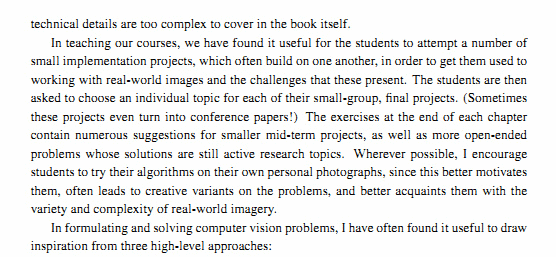
//> input picture assets/imageTextN.png, 556 x 257 px
$ ./test_bb ../assets/imageTextN.png   (built with g++ and OpenCV 4)
//> lines starting //> are read from the running program, lines starting //| are printed output that depends on the picture; after the words box and inside, x2 and y2 are one past the last pixel; in counts of white or black regions, pixels touching at a corner belong together
#include "opencv2/core/core.hpp"
#include "opencv2/imgproc/imgproc.hpp"
#include "opencv2/imgcodecs.hpp"
#include "opencv2/highgui/highgui.hpp"
#include <iostream>
#include <cmath>

using namespace cv;

Mat rotate(Mat src, double angle)
{
    Mat dst;
    Point2f pt(src.cols/2., src.rows/2.);
    Mat r = getRotationMatrix2D(pt, angle, 1.0);
    warpAffine(src, dst, r, Size(src.cols, src.rows));
    return dst;
}

int main(int argc, char ** argv)
{
  const char* filename;
  if (argc > 1)
    filename = argv[1];
  else
    std::cout << "Usage: ./test_dft <filename>" << std::endl;

  Mat I = imread(filename, IMREAD_GRAYSCALE);
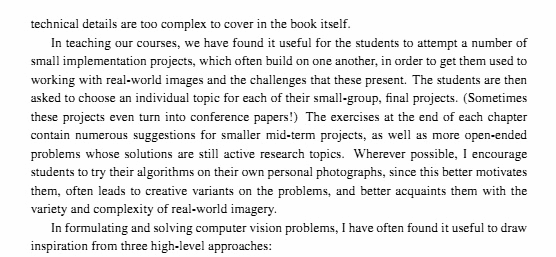
//> I: 257 rows x 556 cols, CV_8UC1; min 1, max 254, mean 232.6

  if(I.empty())
    return -1;

  Mat save;
  I.copyTo(save);

  bitwise_not(I, I);
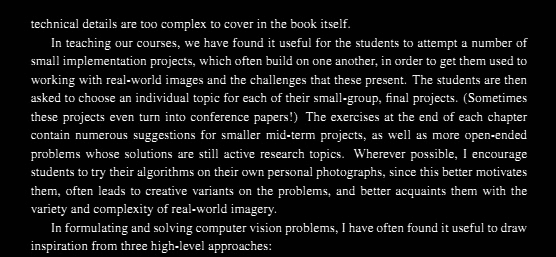
//> I: 257 rows x 556 cols, CV_8UC1; min 1, max 254, mean 22.4
  threshold(I, I, 127, 255, THRESH_BINARY);
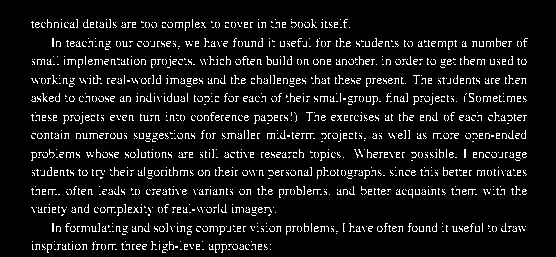
//> I: 257 rows x 556 cols, CV_8UC1; 8.2% white in thin lines or dots, all inside (x1, y1, x2, y2) = (31, 19, 528, 253)

  Mat structure = getStructuringElement(MORPH_RECT, Size(2, 2));
  erode(I, I, structure);
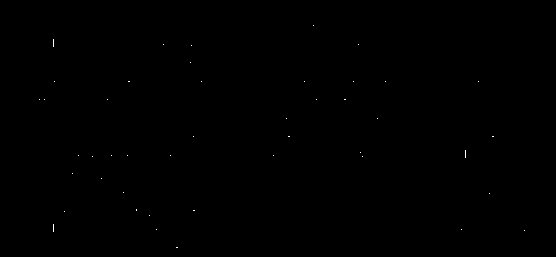
//> I: 257 rows x 556 cols, CV_8UC1; 0.05% white in thin lines or dots, all inside (x1, y1, x2, y2) = (39, 25, 525, 248)

  std::vector<Point> ps;

  for (Mat_<uchar>::iterator i = I.begin<uchar>(); i != I.end<uchar>(); i++)
    if (*i)
      ps.push_back(i.pos());
//> after the loop, ps = 73 Points (x, y), first 12: [313, 25], [53, 39], [53, 40], [53, 41], [53, 42], [53, 43], [53, 44], [163, 44], [358, 44], [53, 45], [191, 45], [53, 46]

  RotatedRect bb = minAreaRect(Mat(ps));
//> bb = centre (280, 134.3), size (478, 215.1), angle -2.8

  float angle = bb.angle + (bb.angle < -45 ? 90 : 0);
//> angle = -2.8

  std::cout << "angle " << angle << std::endl;
//| angle -2.80476
  save = rotate(save, angle);
//> in rotate, `Mat r = getRotationMatrix2D(pt, angle, 1.0);`: r = [[0.999, -0.0489, 6.62], [0.0489, 0.999, -13.45]]
//> in rotate, `warpAffine(src, dst, r, Size(src.cols, src.rows));`:
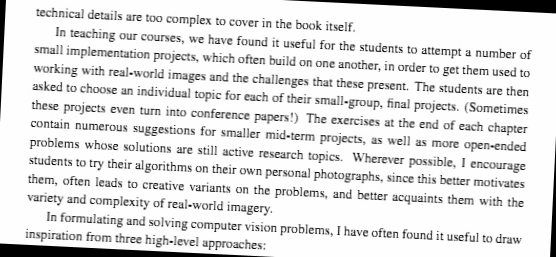
//> dst: 257 rows x 556 cols, CV_8UC1; min 0, max 254, mean 224.7

  imshow("img", save);

  char k = 0;
  while ((k = waitKey()))
//> the Esc key is pressed
    if (k == 27)
      break;
}

$ run again, on assets/imageTextR1.png
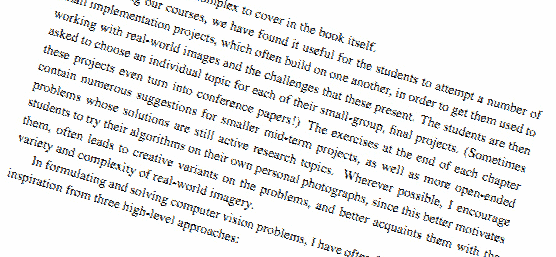
//> input picture assets/imageTextR1.png, 556 x 257 px
//> `erode(I, I, structure);`:
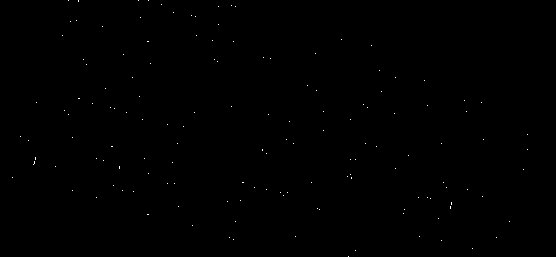
//> I: 257 rows x 556 cols, CV_8UC1; 0.11% white in thin lines or dots
//> after the loop `for (Mat_<uchar>::iterator i = I.begin<uchar>(); i != I.end<uchar>(); ..`: ps = 162 Points (x, y), first 12: [68, 0], [78, 0], [138, 0], [148, 0], [78, 1], [161, 4], [231, 5], [218, 6], [235, 6], [173, 12], [191, 15], [195, 16]
//> bb = centre (276.8, 134.5), size (224.9, 493.8), angle -74.3
//> angle = 15.67
//| angle 15.6711
//> r = [[0.963, 0.27, -24.38], [-0.27, 0.963, 79.87]]
//> in rotate, `warpAffine(src, dst, r, Size(src.cols, src.rows));`:
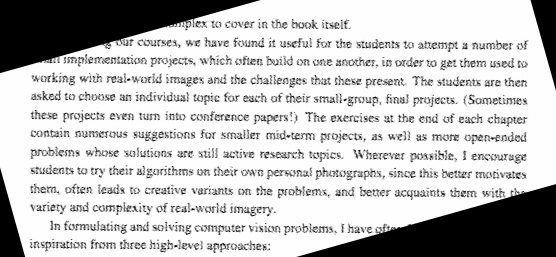
//> dst: 257 rows x 556 cols, CV_8UC1; min 0, max 254, mean 196

$ run again, on assets/imageTextR2.png
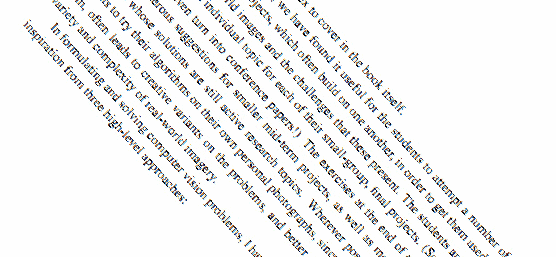
//> input picture assets/imageTextR2.png, 556 x 257 px
//> `erode(I, I, structure);`:
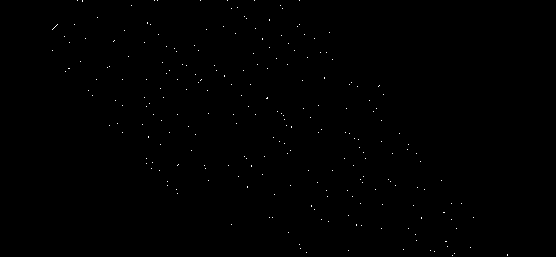
//> I: 257 rows x 556 cols, CV_8UC1; 0.18% white in thin lines or dots, all inside (x1, y1, x2, y2) = (52, 0, 508, 256)
//> after the loop `for (Mat_<uchar>::iterator i = I.begin<uchar>(); i != I.end<uchar>(); ..`: ps = 262 Points (x, y), first 12: [77, 0], [82, 0], [154, 0], [157, 0], [200, 0], [227, 0], [254, 0], [299, 0], [82, 1], [131, 5], [280, 5], [237, 7]
//> bb = centre (277.8, 140.9), size (224, 480.4), angle -43.3
//> angle = -43.26
//| angle -43.2643
//> r = [[0.728, -0.685, 163.6], [0.685, 0.728, -155.6]]
//> in rotate, `warpAffine(src, dst, r, Size(src.cols, src.rows));`:
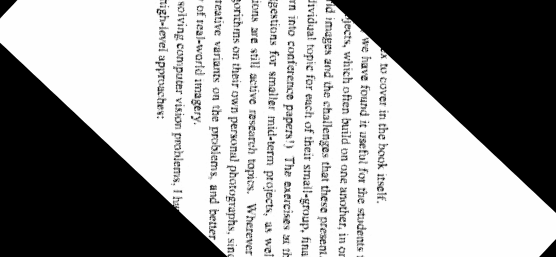
//> dst: 257 rows x 556 cols, CV_8UC1; min 0, max 254, mean 156.7

$ run again, on assets/imageTextR3.png
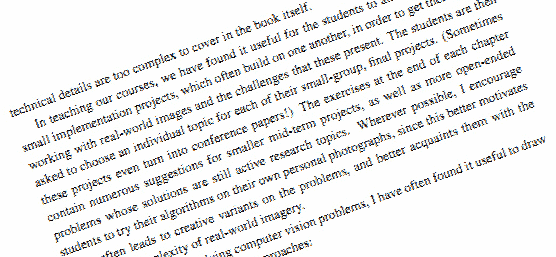
//> input picture assets/imageTextR3.png, 556 x 257 px
//> `erode(I, I, structure);`:
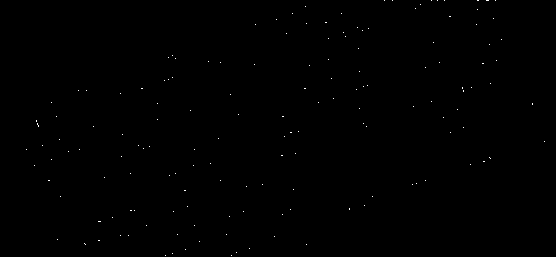
//> I: 257 rows x 556 cols, CV_8UC1; 0.13% white in thin lines or dots
//> after the loop `for (Mat_<uchar>::iterator i = I.begin<uchar>(); i != I.end<uchar>(); ..`: ps = 182 Points (x, y), first 12: [384, 0], [392, 0], [431, 0], [437, 0], [444, 0], [477, 0], [478, 0], [486, 0], [487, 0], [488, 0], [495, 0], [420, 4]
//> bb = centre (281.1, 133.8), size (493.1, 224.3), angle -19.8
//> angle = -19.8
//| angle -19.7989
//> r = [[0.941, -0.339, 59.96], [0.339, 0.941, -86.57]]
//> in rotate, `warpAffine(src, dst, r, Size(src.cols, src.rows));`:
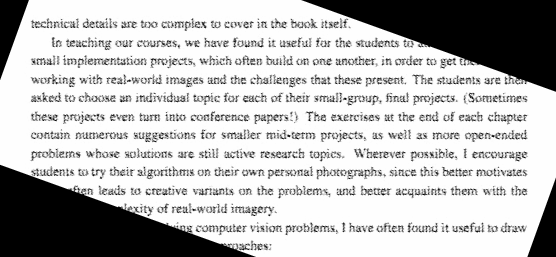
//> dst: 257 rows x 556 cols, CV_8UC1; min 0, max 254, mean 189.1
